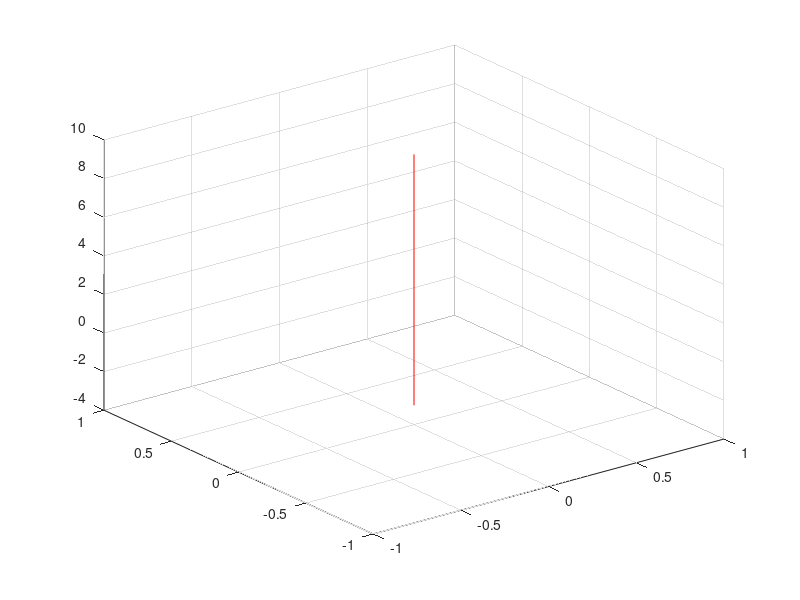

MATLAB code to generate this figure: (Note: this script raises an error after producing the figure.)

% the points
p1x =0 ;
p1y =0 ;
p1z = 10;

p2x = 0;
p2y = 0;
p2z = -3;

P1 = [p1x p1y p1z ];
P2 = [p2x p2y p2z];

% the number of planes
Nx =4 ;
Ny = 4;
Nz = 4;

% separation between planes
dx = 1;
dy = 1;
dz = 1;
d=1;

% position of first plane (in x or y or z)
X1 = -2;
Y1 = -2;
Z1 = -2;

% define i j k
i= 1:1:Nx;
j= 1:1:Ny;
k= 1:1:Nz;
 
 plot3([p1x p2x], [p1y p2y], [ p1z p2z],'r');
 grid on 
% draw the grid

    X_start = X1;
    X_end = X1 + (Nx-1) * dx;
    
    Y_start = Y1;
    Y_end = Y1 + (Ny-1) * dy;
    
    Z_start = Z1;
    Z_end  = Z1 + (Nz-1) * dz;
    
    

    %figure;
    %hold on;
    for i = 1:Nx
        for j = 1:Ny
            for k=1:Nz
         
                X(i) = X1 + (i-1)*dx; 
                Y(j) = Y1 + (j-1)*dy;
                Z(k) = Z1 + (k-1)*dz;
        
         
            end
        end
    end
 
  
%  find alpha_min and alpha_max
 if (p2x-p1x ~= 0)
 
alpha_x1 = (X1 - p1x)/(p2x - p1x); % hit first x plane
alpha_xend = (X1 + (Nx-1)*dx- p1x) / (p2x - p1x); % hit last x plane
 else
     disp('alpha_x is undefined')
 end
 
  if (p2y-p1y ~= 0)
 
alpha_y1 = (Y1 - p1y)/(p2y - p1y); % hit first y plane
alpha_yend = (Y1 + (Ny-1)*dy - p1y) / (p2y - p1y); % hit last y plane
  else
      disp('alpha_y is undefined')
  end
  
  if (p2z-p1z ~= 0)
 
alpha_z1 = (Z1 - p1z)/(p2z - p1z); % hit first z plane
alpha_zend = (Z1 + (Nz-1)*dz - p1z) / (p2z - p1z); % hit last z plane
  else
      disp('alpha_z is undefined')
  end
  

% calculate range of parametric values 

alpha_xmin = min([alpha_x1, alpha_xend]); % the first x plane we hit
alpha_xmax = max([alpha_x1, alpha_xend]); % the last x plane we hit

alpha_ymin = min([alpha_y1, alpha_yend]); % the first y plane we hit
alpha_ymax = max([alpha_y1, alpha_yend]); % the last y plane we hit

alpha_zmin = min([alpha_z1, alpha_zend]); % the first z plane we hit
alpha_zmax = max([alpha_z1, alpha_zend]); % the last z plane we hit

alpha_min = max([0,alpha_xmin, alpha_ymin, alpha_zmin]); % the first plane we hit (x or y or z)
alpha_max = min([1,alpha_xmax, alpha_ymax, alpha_zmax]); % the lane plane we hit (x or y or z)

if (alpha_min < alpha_max) 
    disp('Intersecting voxel space...');
else 
    disp('The ray does not intersecting voxel space...');
end
% 
% calculate range of indicates

if ( p1x <= p2x ) 
    i_min=Nx -(X(Nx)-alpha_min*(p2x-p1x)-p1x)/dx;
else 
    i_min = Nx-(X(Nx)-alpha_max*(p2x-p1x)-p1x)/dx;
end

if ( p1x <= p2x) 
    i_max =1+(p1x+alpha_max*(p2x-p1x)-X(1))/dx;
else
    i_max = 1+(p1x+alpha_min*(p2x-p1x)-X(1))/dx;
end

if (p1y <= p2y) 
    j_min = Ny-(X(Nx)-alpha_min*(p2y-p1y)-p1y)/dy;
else 
    j_min = Ny-(X(Nx)-alpha_max*(p2y-p1y)-p1y)/dy;
end

if (p1y <= p2y) 
    j_max = 1+(p1y+alpha_max*(p2y-p1y)-Y(1))/dy;
else
    j_max = 1+(p1y+alpha_min*(p2y-p1y)-Y(1))/dy;
end

if (p1z <= p2z)
    k_min = Nz-(Z(Nz)-alpha_min*(p2z-p1z)-p1z)/dz;
else 
    k_min = Nz-(Z(Nz)-alpha_max*(p2z-p1z)-p1z)/dz;
end

if (p1z <= p2z) 
    k_max = 1+(p1z+alpha_max*(p2z-p1z)-Z(1))/dz;
else
    k_max = 1+(p1z+alpha_min*(p2z-p1z)-Z(1))/dz;
end


for i = 1:Nx
        for j = 1:Ny
            for k=1:Nz
     
                alphax(i) = (X(i)-p1x)/(p2x-p1x);
                alphay(j) = (Y(j)-p1y)/(p2y-p1y);
                alphaz(k)= (Z(k)-p1z)/(p2z-p1z);  
            end
        end
end
 
alpha_x=sort(alphax);
alpha_y=sort(alphay);
alpha_z=sort(alphaz);
  
  Alphaset=[alpha_min,alpha_x ,alpha_y,alpha_z,alpha_max];
  alphaSET= sort(Alphaset);
  

 
  
  n = floor((i_max - i_min + 1) + (j_max - j_min + 1)+(k_max -k_min+1)+1);
%   m = 1:n+1;
  
 for m = 1:n
     
     Alphaset=[alpha_min,alpha_x ,alpha_y,alpha_z,alpha_max];
     alphaSET= sort(unique(Alphaset));
    
 end 

d12=sqrt((p2x-p1x)^2+(p2y-p1y)^2+(p2z-p1z)^2);

for m=1:1:n
    
l(m)=d12*(alphaSET(m+1)-alphaSET(m));
alpha_mid(m)= (alphaSET(m+1)+alphaSET(m))/2;

i(m)= floor(1+ (p1x +alpha_mid(m)*(p2x-p1x)-X1)/dx);
j(m)=floor(1+ (p1y +alpha_mid(m)*(p2y-p1y)-Y1)/dy);
k(m)=floor(1+ (p1z +alpha_mid(m)*(p2z-p1z)-Z1)/dz);


% i(m)= (1+ (p1x +alpha_mid(m)*(p2x-p1x)-p1x)/dx);
% j(m)=(1+ (p1y +alpha_mid(m)*(p2y-p1y)-p1y)/dy);
% k(m)=(1+ (p1z +alpha_mid(m)*(p2z-p1z)-p1z)/dz);
% 

disp(['(i): ', num2str(i(m)),'  ','(j): ', num2str(j(m)) , '  ', '(k): ', num2str(k(m)), '  ', 'VoxelLenght: ', num2str(l(m))]);
 
end


  
  
  